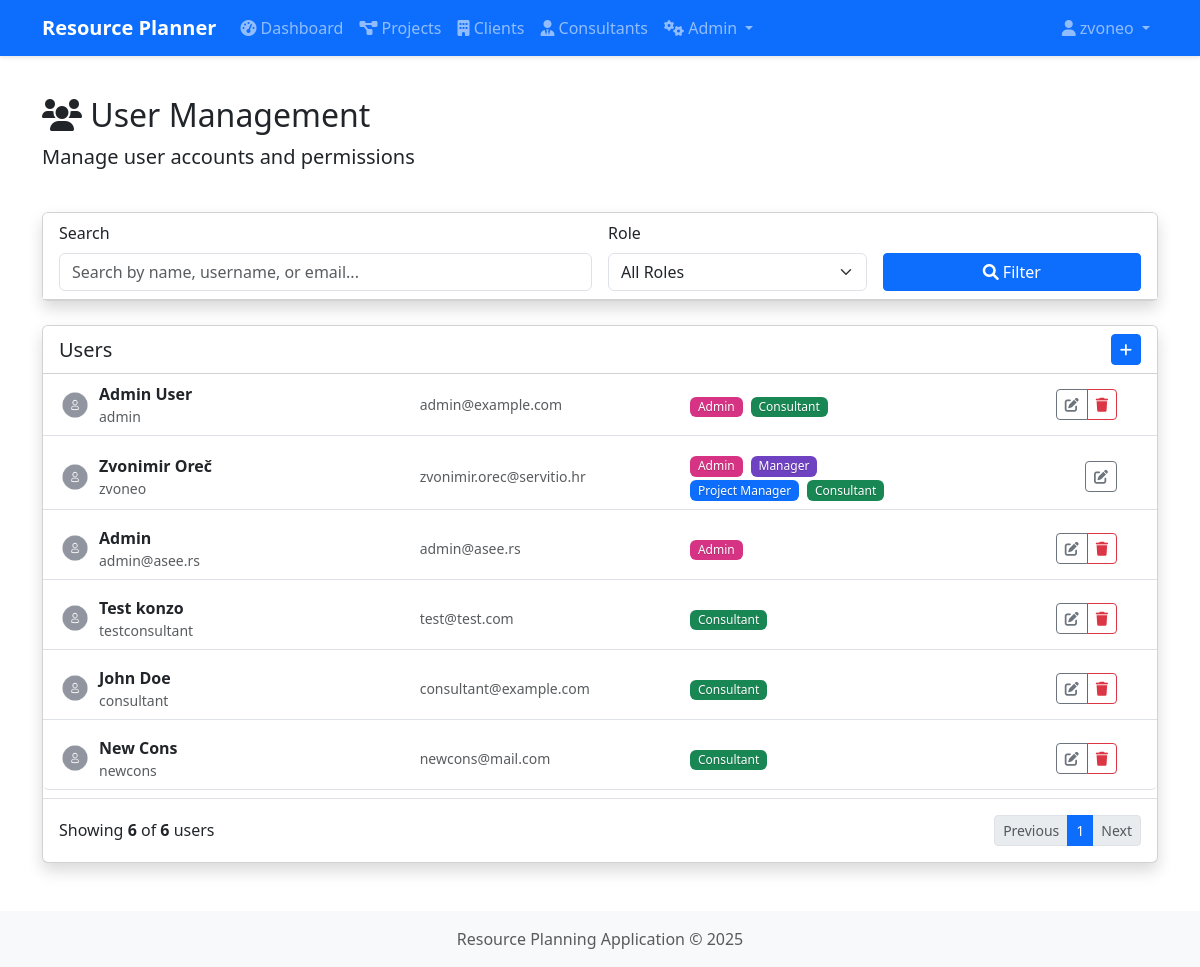
The page /admin/users (signed in) on the database as committed earlier.
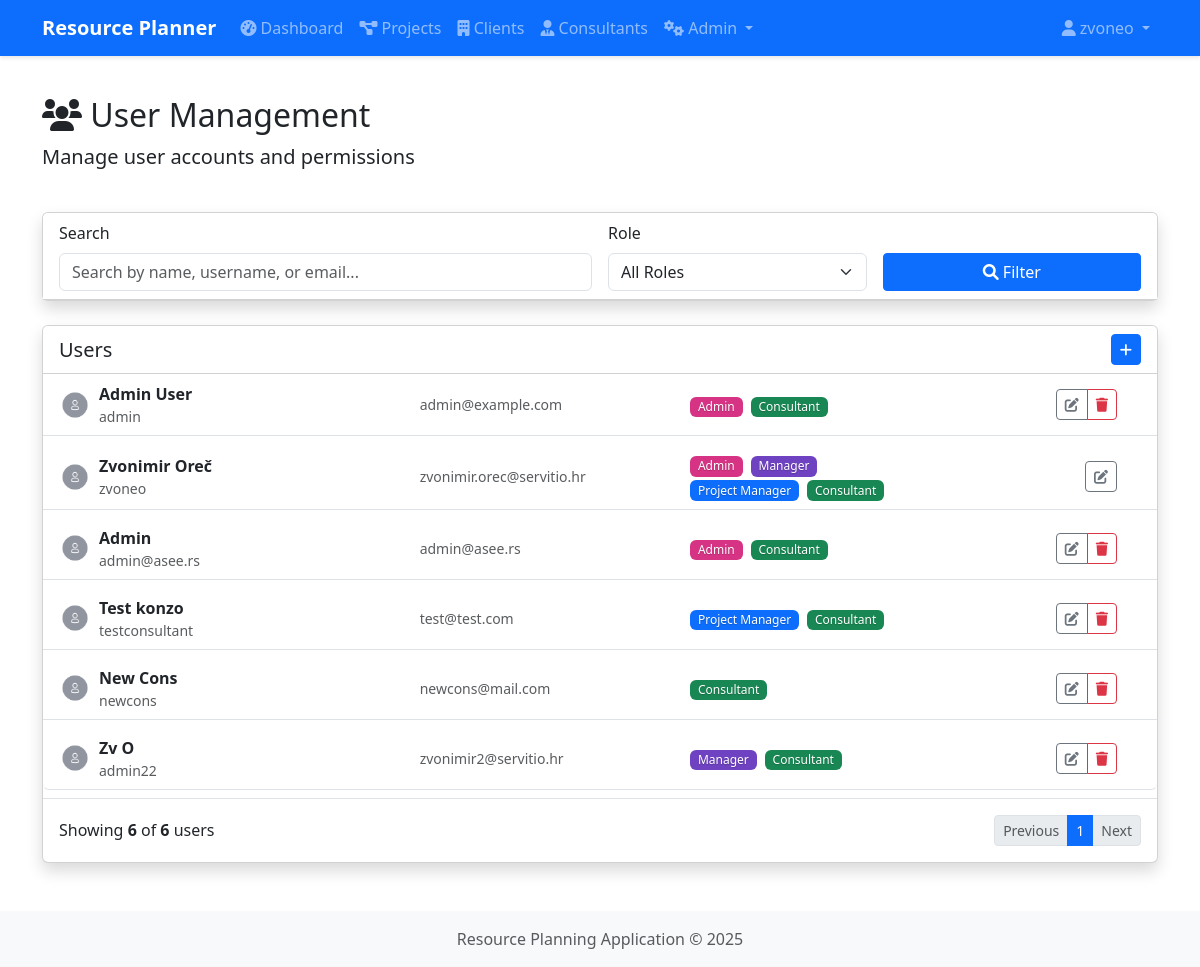
The same page on the database as committed later.
### app/models.py (models this page shows, shortened)
class User(db.Model, UserMixin):
    __tablename__ = 'users'
    id = db.Column(db.Integer, primary_key=True)
    username = db.Column(db.String(80), unique=True, nullable=False)
    email = db.Column(db.String(120), unique=True, nullable=False)
    password_hash = db.Column(db.String(128))
    first_name = db.Column(db.String(50))
    last_name = db.Column(db.String(50))
    created_at = db.Column(db.DateTime, default=datetime.utcnow)
    is_active = db.Column(db.Boolean, default=True)
    updated_at = db.Column(db.DateTime, default=datetime.utcnow, onupdate=datetime.utcnow)
    consultants = db.relationship('Consultant', backref='user', lazy=True, cascade="all, delete-orphan")
    roles = db.relationship('Role', secondary='user_roles', backref=db.backref('users', lazy=True))

class Role(db.Model):
    __tablename__ = 'roles'
    id = db.Column(db.Integer, primary_key=True)
    name = db.Column(db.String(20), unique=True, nullable=False)
    description = db.Column(db.String(100))

### app/routes/admin.py (the view, shortened to what this page needs)
@admin_bp.route('/users')
@login_required
@admin_required
def users():
    page = request.args.get('page', 1, type=int)
    per_page = 10  # Number of items per page
    search = request.args.get('search', '')
    role_filter = request.args.get('role_filter', '')
    status_filter = request.args.get('status_filter', '')
    query = User.query
    if role_filter:
        query = query.join(User.roles).filter(Role.id == role_filter)
    if status_filter:
        is_active = status_filter == 'active'
        query = query.filter(User.is_active == is_active)
    total_users = query.count()
    users_list = query.paginate(page=page, per_page=per_page, error_out=False)
    roles = Role.query.all()
    total_pages = (total_users + per_page - 1) // per_page  # Ceiling division
    return render_template(
        'admin/users.html',
        users=users_list.items,
        page=page,
        total_pages=total_pages,
        total_users=total_users,
        has_prev=users_list.has_prev,
        has_next=users_list.has_next,
        roles=roles
    )

### app/routes/admin.py (called while the page is built)
def admin_required(f):
    @wraps(f)
    def decorated_function(*args, **kwargs):
        if not current_user.is_authenticated or not (user_has_role(current_user, 'Admin') or current_user.username == 'admin'):
            flash('You do not have permission to access this page.', 'danger')
            return redirect(url_for('main.index'))
        return f(*args, **kwargs)
    return decorated_function

### app/utils.py (called while the page is built, shortened)
def user_has_role(user, role_name):
    if not user or not user.is_authenticated:
        return False
    try:
        role = Role.query.filter_by(name=role_name).first()
        if role and role in user.roles:
            return True
    except SQLAlchemyError as e:
        current_app.logger.error(f"Error checking role {role_name} for user {user.username}: {str(e)}")
        if role_name == 'Admin' and user.username == 'admin':
            return True
    return False

### app/templates/admin/users.html (shortened to what the changed rows need)
{% extends 'base.html' %}
{% block content %}
<div class="row mb-4">
    <div class="col">
        <h1 class="h2">
            <i class="fas fa-users"></i> User Management
        </h1>
    </div>
</div>
<div class="row">
    <div class="col-12">
        <div class="card shadow">
            <div class="card-body p-0">
                {% if users %}
                <div class="accordion" id="usersAccordion">
                    {% for user in users %}
                    <div class="accordion-item mb-2 border-0 border-bottom">
                        <div class="accordion-header d-flex align-items-center py-2 px-3" id="heading-{{ user.id }}">
                            <div class="row w-100 align-items-center">
                                <div class="col-md-4">
                                    <div class="d-flex align-items-center">
                                        <img src="{{ user.avatar_url or url_for('static', filename='img/default-avatar.png') }}"
                                             alt="Avatar" class="rounded-circle me-2" width="32" height="32">
                                        <div>
                                            <strong>{{ user.first_name }} {{ user.last_name }}</strong>
                                            <div class="text-muted small">{{ user.username }}</div>
                                        </div>
                                    </div>
                                </div>
                                <div class="col-md-3">
                                    <div class="text-muted small">{{ user.email }}</div>
                                </div>
                                <div class="col-md-3">
                                    {% for role in user.roles %}
                                    <span class="badge role-badge role-{{ role.name|lower|replace(' ', '-') }} me-1">{{ role.name }}</span>
                                    {% endfor %}
                                </div>
                                <div class="col-md-2 text-end">
                                    <div class="btn-group">
                                        <button class="btn btn-sm btn-outline-secondary" type="button" data-bs-toggle="collapse" data-bs-target="#collapse-{{ user.id }}" aria-expanded="false" aria-controls="collapse-{{ user.id }}" title="Edit User">
                                            <i class="fas fa-edit"></i>
                                        </button>
                                        {% if user.id != current_user.id %}
                                        <button type="button" class="btn btn-sm btn-outline-danger delete-user" data-id="{{ user.id }}" data-name="{{ user.username }}" title="Delete User">
                                            <i class="fas fa-trash"></i>
                                        </button>
                                        {% endif %}
                                    </div>
                                </div>
                            </div>
                        </div>
                    </div>
                    {% endfor %}
                </div>
                <div class="p-3 border-top">
                    <div class="d-flex justify-content-between align-items-center">
                        <nav aria-label="Page navigation">
                            <ul class="pagination pagination-sm mb-0">
                                {% for p in range(1, total_pages + 1) %}
                                <li class="page-item {% if p == page %}active{% endif %}">
                                    <a class="page-link" href="{{ url_for('admin.users', page=p, search=request.args.get('search', ''), role_filter=request.args.get('role_filter', ''), status_filter=request.args.get('status_filter', '')) }}">{{ p }}</a>
                                </li>
                                {% endfor %}
                            </ul>
                        </nav>
                    </div>
                </div>
                {% else %}
                <div class="alert alert-info m-3">
                    <i class="fas fa-info-circle"></i> No users found.
                </div>
                {% endif %}
            </div>
        </div>
    </div>
</div>
{% endblock %}

### app/templates/base.html (shortened to what this page needs)
<!DOCTYPE html>
<html lang="en">
<head>
    <link href="https://cdn.jsdelivr.net/npm/bootstrap@5.3.0-alpha1/dist/css/bootstrap.min.css" rel="stylesheet">
    <link rel="stylesheet" href="https://cdnjs.cloudflare.com/ajax/libs/font-awesome/6.0.0/css/all.min.css">
    <link rel="stylesheet" href="{{ url_for('static', filename='css/style.css') }}">
</head>
<body>
    <nav class="navbar navbar-expand-lg navbar-dark bg-primary">
        <div class="container">
            <a class="navbar-brand" href="{{ url_for('index') }}">Resource Planner</a>
            <div class="collapse navbar-collapse" id="navbarNav">
                {% if current_user.is_authenticated %}
                <ul class="navbar-nav me-auto">
                    <li class="nav-item">
                        <a class="nav-link" href="{{ url_for('admin.dashboard') }}">
                            <i class="fas fa-tachometer-alt"></i> Dashboard
                        </a>
                    </li>
                    <li class="nav-item">
                        <a class="nav-link" href="{{ url_for('projects.list_projects') }}">
                            <i class="fas fa-project-diagram"></i> Projects
                        </a>
                    </li>
                    <li class="nav-item">
                        <a class="nav-link" href="{{ url_for('clients.list_clients') }}">
                            <i class="fas fa-building"></i> Clients
                        </a>
                    </li>
                    <li class="nav-item">
                        <a class="nav-link" href="{{ url_for('consultants.list_consultants') }}">
                            <i class="fas fa-user-tie"></i> Consultants
                        </a>
                    </li>
                    {% if 'Admin' in current_user.roles|map(attribute='name') or 'Manager' in current_user.roles|map(attribute='name') %}
                    <li class="nav-item dropdown">
                        <a class="nav-link dropdown-toggle" href="#" id="adminDropdown" role="button" data-bs-toggle="dropdown" aria-expanded="false">
                            <i class="fas fa-cogs"></i> Admin
                        </a>
                    </li>
                    {% endif %}
                </ul>
                <ul class="navbar-nav">
                    <li class="nav-item dropdown">
                        <a class="nav-link dropdown-toggle" href="#" id="userDropdown" role="button" data-bs-toggle="dropdown" aria-expanded="false">
                            <i class="fas fa-user"></i> {{ current_user.username }}
                        </a>
                    </li>
                </ul>
                {% endif %}
            </div>
        </div>
    </nav>
    <div class="container mt-4">
        {% block content %}{% endblock %}
    </div>
    <footer class="footer mt-5 py-3 bg-light">
        <div class="container text-center">
            <span class="text-muted">Resource Planning Application &copy; {{ now.year }}</span>
        </div>
    </footer>
</body>
</html>

Rows that differ between the two databases and show on the page:
removed User: first_name "John", last_name "Doe", username "consultant", email "consultant@example.com", Role (name "Consultant")
changed User "admin@asee.rs": gains Role (name "Consultant")
changed User "Test": gains Role (name "Project Manager")
added User: first_name "Zv", last_name "O", username "admin22", email "zvonimir2@servitio.hr", Role (name "Manager"), Role (name "Consultant")
